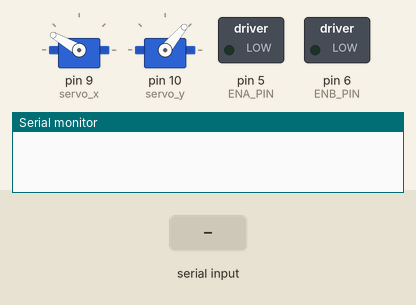
Bench run of a program on a simulated Arduino Uno, built with avr-gcc and run on an emulated ATmega328P. On the bench: 2 × servo, switched loads named in the program (green lamp = pin HIGH), the last lines printed to the serial monitor. The test bench sets the inputs (shaded band).

Above: at 1.2 s.
1.3 s: "M\n" received over Serial
At 2.5 s:
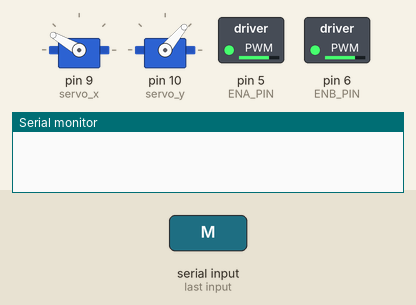
2.8 s: "N\n" received over Serial
At 3.8 s:
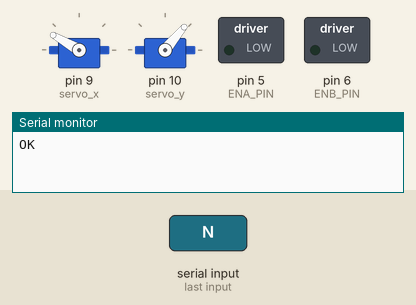
4.3 s: "L\n" received over Serial
At 4.9 s:
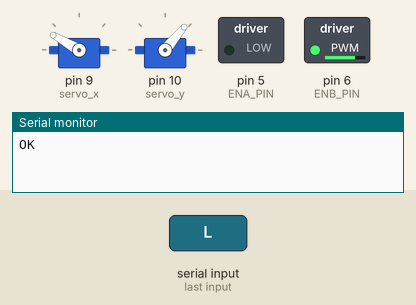
5.8 s: "S\n" received over Serial
At 6.1 s:
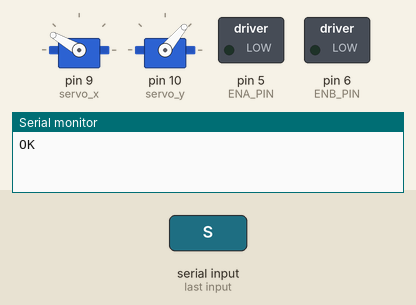
7.3 s: "R\n" received over Serial
At 8.4 s:
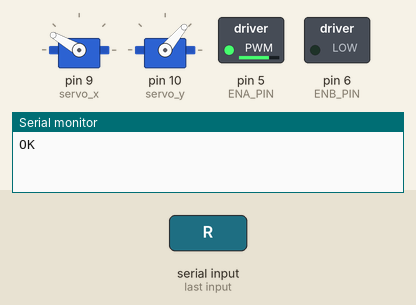
8.8 s: "B\n" received over Serial
At 9.6 s:
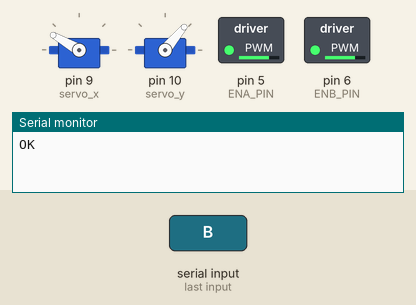
Timing chart, 0 to 11.3 s (numbered marks = the images above; inputs shaded):
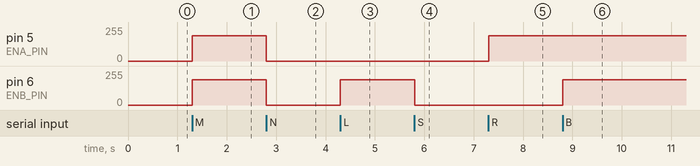

Measured:
- after the input at 1.3 s, pin 5 (ENA_PIN), pin 6 (ENB_PIN): 0/255 → 190/255 at once
- after the input at 2.8 s, pin 5 (ENA_PIN), pin 6 (ENB_PIN): 190/255 → 0/255 at once
- after the input at 4.3 s, pin 6 (ENB_PIN): 0/255 → 190/255 at once
- after the input at 5.8 s, pin 6 (ENB_PIN): 190/255 → 0/255 at once
- after the input at 7.3 s, pin 5 (ENA_PIN): 0/255 → 190/255 at once
- after the input at 8.8 s, pin 6 (ENB_PIN): 0/255 → 190/255 at once

The program:

main.cpp
```cpp
#include <Arduino.h>
#include "motor.h"
#include <Servo.h>
Servo servo_x;
Servo servo_y;
#define Kpx 0.7
#define Kpy 0.5
#define Kix 0.5
#define Kiy 0.0
#define Kdx 0.0
#define Kdy 0.0
double currentTime, previousTime;
double setPointX =10.0; // Desired X position
double setPointY = 10.0;  // Desired Y position
double errorX, previousErrorX = 0.0;
double errorY, previousErrorY = 0.0;
double IntegralX = 0.0;
double IntegralY = 0.0;
double SamplingTime = 0.01; // Sampling time in milliseconds
int return_x, return_y;
int cmd = 0;
void follow_hand(int error_x, int error_y) {

  currentTime = millis();
  float deltaTime = (currentTime - previousTime) / 1000.0; // Convert to seconds
  previousTime = currentTime;
  //if (deltaTime >= SamplingTime) {
    error_x = map(error_x,-170,170,-180,180);
    error_y = map(error_y,-130,130,-180,180);
    errorX = setPointX - error_x;
    errorY = setPointY - error_y;
    IntegralX += errorX * deltaTime;
    IntegralY += errorY * deltaTime;
    IntegralX = constrain(IntegralX, -100, 100); // Anti-windup
    IntegralY = constrain(IntegralY, -100, 100); // Anti-windup
    double DerivativeX = (errorX - previousErrorX) / deltaTime;
    double DerivativeY = (errorY - previousErrorY) / deltaTime;
    double outputX = Kpx * errorX + Kix * IntegralX + Kdx * DerivativeX;
    double outputY = Kpy * errorY + Kiy * IntegralY + Kdy * DerivativeY;
    int newPosX = constrain(servo_x.read() - outputX, 0, 180);
    int newPosY = constrain(servo_y.read() + outputY, 0, 180);
    servo_x.write(newPosX);
    // servo_y.write(newPosY);
    return_x = servo_x.read();
    return_y = servo_y.read();
    previousErrorX = errorX;
    previousErrorY = errorY;
  //}
}


void setup() {
  Serial.begin(9600);
  Motor_init();
  Motor_setSpeed(190);
  servo_x.attach(9, 500, 2400); // Attach servo to pin 9
  servo_y.attach(10, 500, 2400); // Attach servo to pin 10
  servo_x.write(150); // base position 150 degrees
  servo_y.write(50); // head position 50 degrees
  previousTime = millis();
}

void loop() {
  currentTime = millis();
  float deltaTime = (currentTime - previousTime) / 1000.0; // Convert to seconds
  //int cmd = 0;
  if (Serial.available() > 0 && deltaTime >= 0.01) {
    previousTime = currentTime;
    String input = Serial.readStringUntil('\n');
    input.trim();
    if (input == "S") {
      // Motor_stop();
      cmd = 0;
      // break;
    } else if (input == "N") {
      //Backward();
      cmd = 10;
      Serial.println("OK");
    } else if (input == "M") {
      //Forward();
      cmd = 1;
      //Serial.println("OK");
    } else if (input == "B"){
      //Backward();
      cmd = 3;
    } else if (input == "L"){
      //TurnLeft();
      cmd = 4;
    } else if (input == "R"){
      //TurnRight();
      cmd = 5;
    } else if (input.startsWith("F,")) {
      cmd = 2;
    }
  } else {
    switch (cmd)
    {
    case 0:
      Motor_stop();
      break;
    case 1:
      Forward();
      break;
    case 2:
      // follow_hand();
      Motor_stop();
      break;
    case 3:
      Backward();
      break;
    case 4:
      TurnLeft();
      break;
    case 5:
      TurnRight();
      break;
    case 10:
      Motor_stop();
      servo_x.write(150); // base position
      servo_y.write(50);  // head position
      break;
    default:
      Motor_stop();
      servo_x.write(150); // base position
      servo_y.write(50);  // head position
      break;
    }
  }
}
```

motor.h
```cpp
#ifndef MOTOR_H
#define MOTOR_H

#define ENA_PIN 5
#define IN1_PIN 2
#define IN2_PIN 3
#define ENB_PIN 6
#define IN3_PIN 4
#define IN4_PIN 7

#ifdef __cplusplus
extern "C" {
#endif

extern int currentSpeed;
void Motor_init();
void Motor_setSpeed(int speed);
void Motor_stop();
void Forward();
void Backward();
void TurnLeft();
void TurnRight();
void moveLeft();
void moveRight();

#ifdef __cplusplus
}
#endif

#endif // MOTOR_H
```

motor.c
```cpp
#include <Arduino.h>
#include "motor.h"

int currentSpeed = 0;
void Motor_init() {
    // Initialize motor hardware
    pinMode(ENA_PIN, OUTPUT);
    pinMode(IN1_PIN, OUTPUT);
    pinMode(IN2_PIN, OUTPUT);
    pinMode(ENB_PIN, OUTPUT);
    pinMode(IN3_PIN, OUTPUT);
    pinMode(IN4_PIN, OUTPUT);
}

void Motor_setSpeed(int speed) {
    currentSpeed = speed;
}

void Motor_stop() {
    // Stop motor hardware
    analogWrite(ENA_PIN, 0);
    analogWrite(ENB_PIN, 0);
    pinMode(IN1_PIN, LOW);
    pinMode(IN2_PIN, LOW);
    pinMode(IN3_PIN, LOW);
    pinMode(IN4_PIN, LOW);
}
void Forward() {
    analogWrite(ENA_PIN, currentSpeed);
    analogWrite(ENB_PIN, currentSpeed);
    digitalWrite(IN1_PIN, LOW);
    digitalWrite(IN2_PIN, HIGH);
    digitalWrite(IN3_PIN, LOW);
    digitalWrite(IN4_PIN, HIGH);

}
void Backward() {
    analogWrite(ENA_PIN, currentSpeed);
    analogWrite(ENB_PIN, currentSpeed);
    digitalWrite(IN1_PIN, HIGH);
    digitalWrite(IN2_PIN, LOW);
    digitalWrite(IN3_PIN, HIGH);
    digitalWrite(IN4_PIN, LOW);
}
void TurnLeft() {
    analogWrite(ENB_PIN, currentSpeed);
    digitalWrite(IN3_PIN, LOW);
    digitalWrite(IN4_PIN, HIGH);
    digitalWrite(IN1_PIN, LOW);
    digitalWrite(IN2_PIN, LOW);
}
void TurnRight() {
    analogWrite(ENA_PIN, currentSpeed);
    digitalWrite(IN1_PIN, LOW);
    digitalWrite(IN2_PIN, HIGH);
    digitalWrite(IN3_PIN, LOW);
    digitalWrite(IN4_PIN, LOW);
}
void moveLeft() {
    analogWrite(ENA_PIN, currentSpeed);
    analogWrite(ENB_PIN, currentSpeed);
    digitalWrite(IN1_PIN, HIGH);
    digitalWrite(IN2_PIN, LOW);
    digitalWrite(IN3_PIN, LOW);
    digitalWrite(IN4_PIN, HIGH);
}
void moveRight() {
    analogWrite(ENA_PIN, currentSpeed);
    analogWrite(ENB_PIN, currentSpeed);
    digitalWrite(IN1_PIN, LOW);
    digitalWrite(IN2_PIN, HIGH);
    digitalWrite(IN3_PIN, HIGH);
    digitalWrite(IN4_PIN, LOW);
}
```
